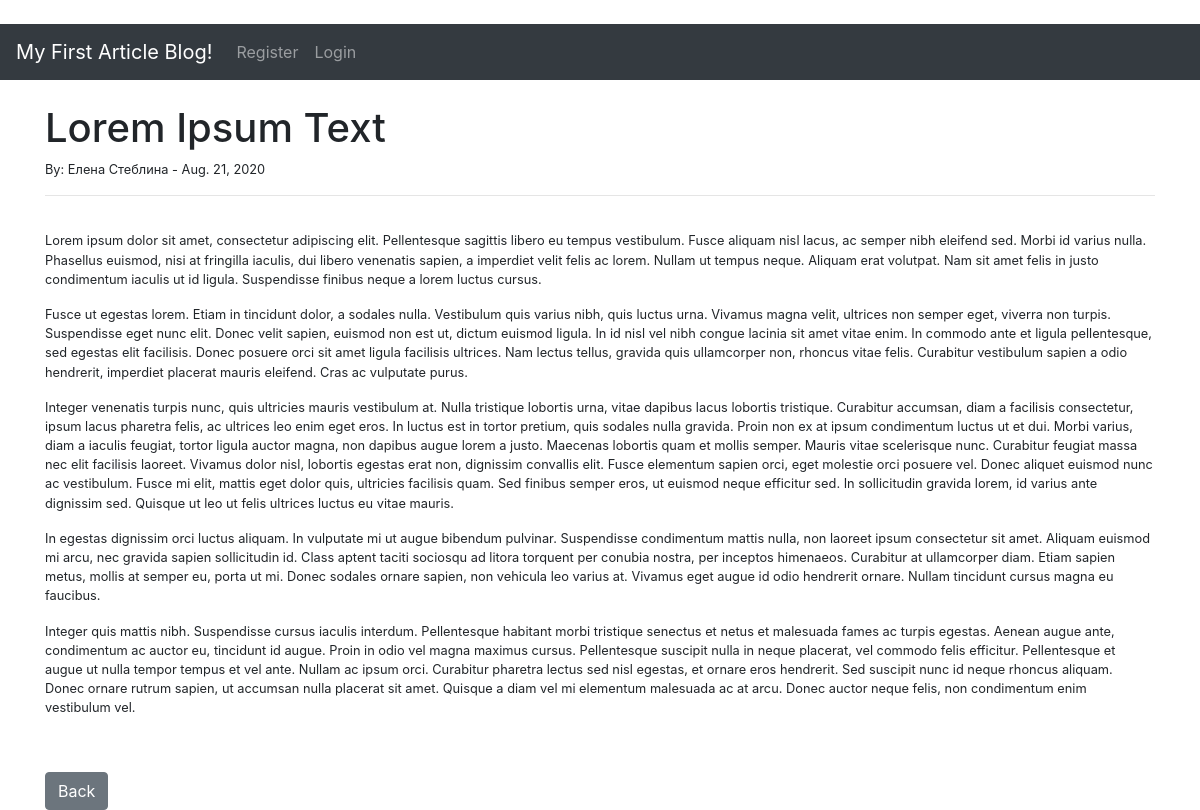
The app's page /article/10 with its own data.
### theblog/models.py (models this page shows, shortened)
class Post(models.Model):
    title = models.CharField(max_length=255)
    title_tag = models.CharField(max_length=255)
    author = models.ForeignKey(User, on_delete=models.CASCADE)
    body = models.TextField()
    post_date = models.DateField(auto_now_add=True)
    category = models.CharField(max_length=255, default="coding")

### theblog/views.py (the view)
# urls.py: path('article/<int:pk>', ArticleDetailView.as_view(), name='article-detail'),
class ArticleDetailView(DetailView):
    model = Post
    template_name = 'theblog/article_details.html'

### theblog/templates/theblog/article_details.html (shortened to what this page needs)
﻿{% extends 'theblog/base.html' %}
{% block content %}
<h1>{{ post.title }}</h1>
<small>By:
    {{ post.author.first_name }}
    {{ post.author.last_name }} -
    {{ post.post_date }}
<br />
<hr>
<br />
{{ post.body|safe }}
<br /><br />
<a href="{% url 'home' %}" class="btn btn-secondary">Back</a>
{% endblock %}

### records on screen
Post: title "Lorem Ipsum Text", author.first_name "Елена", author.last_name "Стеблина", post_date "Aug. 21, 2020", body "Lorem ipsum dolor sit amet, consectetur adipiscing elit. Pellentesque sagittis libero eu tempus vestibulum. Fusce aliquam nisl lacus, ac semper nibh eleifend sed. Morbi id varius nulla. Phasellus euismod, nisi at fringilla iaculis, dui libero venenatis sapien, a imperdiet velit felis ac lorem. Nullam ut tempus neque. Aliquam erat volutpat. Nam sit amet felis in justo condimentum iaculis ut id ligula. Suspendisse finibus neque a lorem luctus cursus. Fusce ut egestas lorem. Etiam in tincidunt dolor, a sodales nulla. Vestibulum quis varius nibh, quis luctus urna. Vivamus magna velit, ultrices non semper eget, viverra non turpis. Suspendisse eget nunc elit. Donec velit sapien, euismod non est…"
